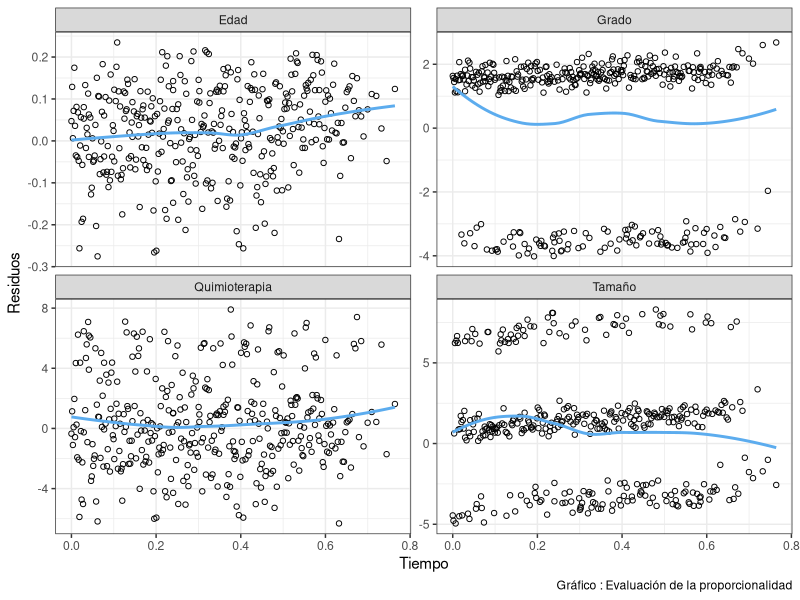

This chart was generated by the following R code:
## ---- chunk 1
knitr::opts_chunk$set(warning = FALSE, message = FALSE, echo = FALSE)
## ---- chunk 2
library(tidyverse)
library(gridExtra)
library(survival)  # Para el ajuste de modelos de Cox 
library(survminer) # Crear gráficos con la función ggsurvplot()
library(lmtest) # Para calcular la significancia de los Beta 
library(corrplot) #Para el gráfico de correlaciones

datos <- rotterdam %>%
  filter(year <= 1985) %>%
  select(-c(nodes, rtime, recur))

datos$grade <- as.factor(datos$grade)
## ---- chunk 3
#Modelo sin covariables
modelo_nulo <- coxph(Surv(dtime, death) ~ 1, ties = "breslow", data = datos)
loglik_nulo <- modelo_nulo$loglik

#Modelos con una sola variable:
# 1) Edad:
modelo_edad <- coxph(Surv(dtime, death) ~ age, ties = "breslow",
                     data = datos)

loglik_edad <- modelo_edad$loglik[2]

#Comparación del modelo con el modelo nulo

lrtest(modelo_nulo, modelo_edad) # Test significativo


# 2) Menopausia
modelo_meno <- coxph(Surv(dtime, death) ~ meno, ties = "breslow",
                     data = datos)

loglik_meno <- modelo_meno$loglik[2]

#Comparo con el modelo nulo:
lrtest(modelo_nulo, modelo_meno) # Test significativo


# 3) Terapia hormonal:
modelo_hormon <- coxph(Surv(dtime, death) ~ hormon, ties = "breslow",
                       data = datos)

#Comparo con el modelo nulo:
lrtest(modelo_nulo, modelo_hormon) # Test no significativo


# 4) Quimioterapia:
modelo_chemo <- coxph(Surv(dtime, death) ~ chemo, ties = "breslow", data = datos)


#Comparo con el modelo nulo:
lrtest(modelo_nulo, modelo_chemo) # Test no significativo


# 5) Receptores de progesterona:
modelo_pgr <- coxph(Surv(dtime, death) ~ pgr, ties = "breslow",
                    data = datos)


# Comparo con el modelo nulo:
lrtest(modelo_nulo, modelo_pgr)  # Test no significativo


# 6) Receptores de estrógeno:
modelo_er <- coxph(Surv(dtime, death) ~ er, ties = "breslow",
                   data = datos)


#Comparo con el modelo nulo:
lrtest(modelo_nulo, modelo_er)  # Test significativo



# 7) Grado de diferenciación:
modelo_grade <- coxph(Surv(dtime, death) ~ grade, ties = "breslow",
                      data = datos)


# Compraro con el modelo nulo:
lrtest(modelo_nulo, modelo_grade)  #Test significativo


# 8) Tamaño del tumor:
modelo_size <- coxph(Surv(dtime, death) ~ size, ties = "breslow",
                     data = datos)


#Comparación con el modelo nulo:
lrtest(modelo_nulo, modelo_size) #Test significativo

# En resumen, resultaron significativos: edad, menopausia, receptores de estrógeno, grado de diferenciación y tamaño del tumor.
## ---- chunk 4
#Se define el modelo con las variables importantes:
modelo1 <- coxph(Surv(dtime, death) ~ age + meno + er + grade + size,
                 ties = "breslow", data = datos)

# Para cada variable importante, comparamos el modelo 1 contra un modelo que no contenga la variable de interés y así evaluamos su significancia

# 1) Variable Edad
modelo_sin_age <- coxph(Surv(dtime, death) ~ meno + er + grade + size,
                        ties = "breslow", data = datos)

lrtest(modelo_sin_age, modelo1) # Test significativo

# 2) Variable Menopausia
modelo_sin_meno <- coxph(Surv(dtime, death) ~ age + er + grade + size,
                         ties = "breslow", data = datos)

lrtest(modelo_sin_meno, modelo1) # Test no significativo

# 3) Variable Receptores de estrógeno
modelo_sin_er <- coxph(Surv(dtime, death) ~ age + meno + grade + size,
                       ties = "breslow", data = datos)

lrtest(modelo_sin_er, modelo1) # Test no significativo

# 4) Variable Grade
modelo_sin_grade <- coxph(Surv(dtime, death) ~ age + meno + er + size,
                          ties = "breslow", data = datos)

lrtest(modelo_sin_grade, modelo1) # Test significativo

# 5) Variable Size
modelo_sin_size <- coxph(Surv(dtime, death) ~ age + meno + er + grade,
                         ties = "breslow", data = datos)

lrtest(modelo_sin_size, modelo1) # Test significativo

# En resumen, las variables que resultaron significativas en un modelo que contiene la edad, menopausia, receptores de estrógeno, grado y tamaño del tumor son: edad, grado y tamaño del tumor.
## ---- chunk 5
# Modelo con las variables significativas hasta el momento
modelo2 <- coxph(Surv(dtime, death) ~ age + grade + size, ties = "breslow",
                 data = datos)

# Para evaluar la significancia de las covariables que descartamos en la primer etapa de la selección,comparamos el modelo 2 contra un modelo que contenga sus mismas variables más cada una de las covariables.

# 1) Variable "Tratamiento hormonal"
modelo2_con_hormon <- coxph(Surv(dtime, death) ~ age + grade + size +
                              hormon, ties = "breslow", data = datos)
 
 lrtest(modelo2, modelo2_con_hormon) # Test no significativo
 
# 2) Variable Quimioterapia
modelo2_con_chemo <- coxph(Surv(dtime, death) ~ age + grade + size + chemo,
                           ties = "breslow", data = datos)
 
lrtest(modelo2, modelo2_con_chemo) # Test significativo

# 3) Variable Receptores de progesterona:
modelo2_con_pgr <- coxph(Surv(dtime, death) ~ age + grade + size + pgr, 
                         ties = "breslow", data = datos)
 
lrtest(modelo2, modelo2_con_pgr) #No es significativa

# En resumen, el efecto de la Quimioterapia es significativo en un modelo que incluye también a la edad y el grado y tamaño del tumor. Tratamiento hormonal y Receptores de Progesterona siguen sin ser significativos.

# Llamamos "modelo 3" a nuestro nuevo modelo
modelo3 <- coxph(Surv(dtime, death) ~ age + chemo + grade + size,
                 ties = "breslow", data = datos)
## ---- chunk 6
#H_0)Los hazards son proporcionales
test <- cox.zph(modelo3)
kableExtra::kable(test$table, col.names = c("Chi-cuadrado", "g.l", "p-asoc"))


#Convertimos la información de "test" en datos que puedan usarse en ggplot()
time <- test$x
residuals <- as.data.frame(test$y)
variables <- c("Edad", "Quimioterapia", "Grado", "Tamaño")

data <- data.frame(
  time = rep(time, ncol(residuals)),
  residuals =as.vector(as.matrix(residuals)),
  variable = rep(variables, each = length(time))
)

#Gráfico de residuos
ggplot(data = data, aes(x = time, y = residuals)) +
  geom_point(pch = 21, color = "black") +
  geom_smooth(method = "loess", se = F, color = "steelblue2") +
  facet_wrap(~variable, scales = "free_y")+
  labs(x = "Tiempo", y = "Residuos", caption = "Gráfico : Evaluación de la proporcionalidad") +
  theme_bw()
